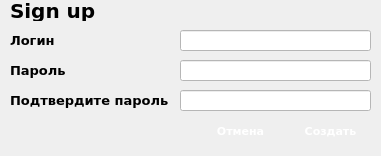
<?xml version="1.0" encoding="UTF-8"?>
<ui version="4.0">
 <class>CreateUser</class>
 <widget class="QDialog" name="CreateUser">
  <property name="geometry">
   <rect>
    <x>0</x>
    <y>0</y>
    <width>381</width>
    <height>156</height>
   </rect>
  </property>
  <property name="windowTitle">
   <string>Dialog</string>
  </property>
  <property name="styleSheet">
   <string notr="true"/>
  </property>
  <widget class="QLabel" name="label">
   <property name="geometry">
    <rect>
     <x>10</x>
     <y>0</y>
     <width>251</width>
     <height>21</height>
    </rect>
   </property>
   <property name="styleSheet">
    <string notr="true">font-size: 15pt;
font-family: Verdana, serif;
color: black;
font-weight: bold;</string>
   </property>
   <property name="text">
    <string>Sign up</string>
   </property>
  </widget>
  <widget class="QLabel" name="label_2">
   <property name="geometry">
    <rect>
     <x>10</x>
     <y>30</y>
     <width>101</width>
     <height>20</height>
    </rect>
   </property>
   <property name="styleSheet">
    <string notr="true">font-size: 10pt;
font-family: Verdana, serif;
color: black;
font-weight: bold;</string>
   </property>
   <property name="text">
    <string>Логин</string>
   </property>
  </widget>
  <widget class="QLineEdit" name="login">
   <property name="geometry">
    <rect>
     <x>180</x>
     <y>30</y>
     <width>191</width>
     <height>21</height>
    </rect>
   </property>
   <property name="styleSheet">
    <string notr="true">background-color: rgb(255, 255, 255);
font-size: 10pt;</string>
   </property>
  </widget>
  <widget class="QLineEdit" name="password">
   <property name="geometry">
    <rect>
     <x>180</x>
     <y>60</y>
     <width>191</width>
     <height>21</height>
    </rect>
   </property>
   <property name="styleSheet">
    <string notr="true">background-color: rgb(255, 255, 255);
font-size: 10pt;</string>
   </property>
   <property name="text">
    <string/>
   </property>
  </widget>
  <widget class="QLabel" name="label_3">
   <property name="geometry">
    <rect>
     <x>10</x>
     <y>60</y>
     <width>101</width>
     <height>21</height>
    </rect>
   </property>
   <property name="styleSheet">
    <string notr="true">font-size: 10pt;
font-family: Verdana, serif;
color: black;
font-weight: bold;</string>
   </property>
   <property name="text">
    <string>Пароль</string>
   </property>
  </widget>
  <widget class="QPushButton" name="sign_up_button">
   <property name="geometry">
    <rect>
     <x>290</x>
     <y>120</y>
     <width>81</width>
     <height>21</height>
    </rect>
   </property>
   <property name="styleSheet">
    <string notr="true">font-family: Verdana;
font-weight: bold;
font-size: 8pt;
border-radius: 10px;
color: white;</string>
   </property>
   <property name="text">
    <string>Создать</string>
   </property>
  </widget>
  <widget class="QLineEdit" name="confirmpass">
   <property name="geometry">
    <rect>
     <x>180</x>
     <y>90</y>
     <width>191</width>
     <height>21</height>
    </rect>
   </property>
   <property name="styleSheet">
    <string notr="true">background-color: rgb(255, 255, 255);
font-size: 10pt;</string>
   </property>
   <property name="text">
    <string/>
   </property>
  </widget>
  <widget class="QLabel" name="label_4">
   <property name="geometry">
    <rect>
     <x>10</x>
     <y>90</y>
     <width>171</width>
     <height>21</height>
    </rect>
   </property>
   <property name="styleSheet">
    <string notr="true">font-size: 10pt;
font-family: Verdana, serif;
color: black;
font-weight: bold;</string>
   </property>
   <property name="text">
    <string>Подтвердите пароль</string>
   </property>
  </widget>
  <widget class="QPushButton" name="cancel_btn">
   <property name="geometry">
    <rect>
     <x>200</x>
     <y>120</y>
     <width>81</width>
     <height>21</height>
    </rect>
   </property>
   <property name="styleSheet">
    <string notr="true">font-family: Verdana;
font-weight: bold;
font-size: 8pt;
border-radius: 10px;
color: white;</string>
   </property>
   <property name="text">
    <string>Отмена</string>
   </property>
  </widget>
 </widget>
 <resources/>
 <connections/>
</ui>
